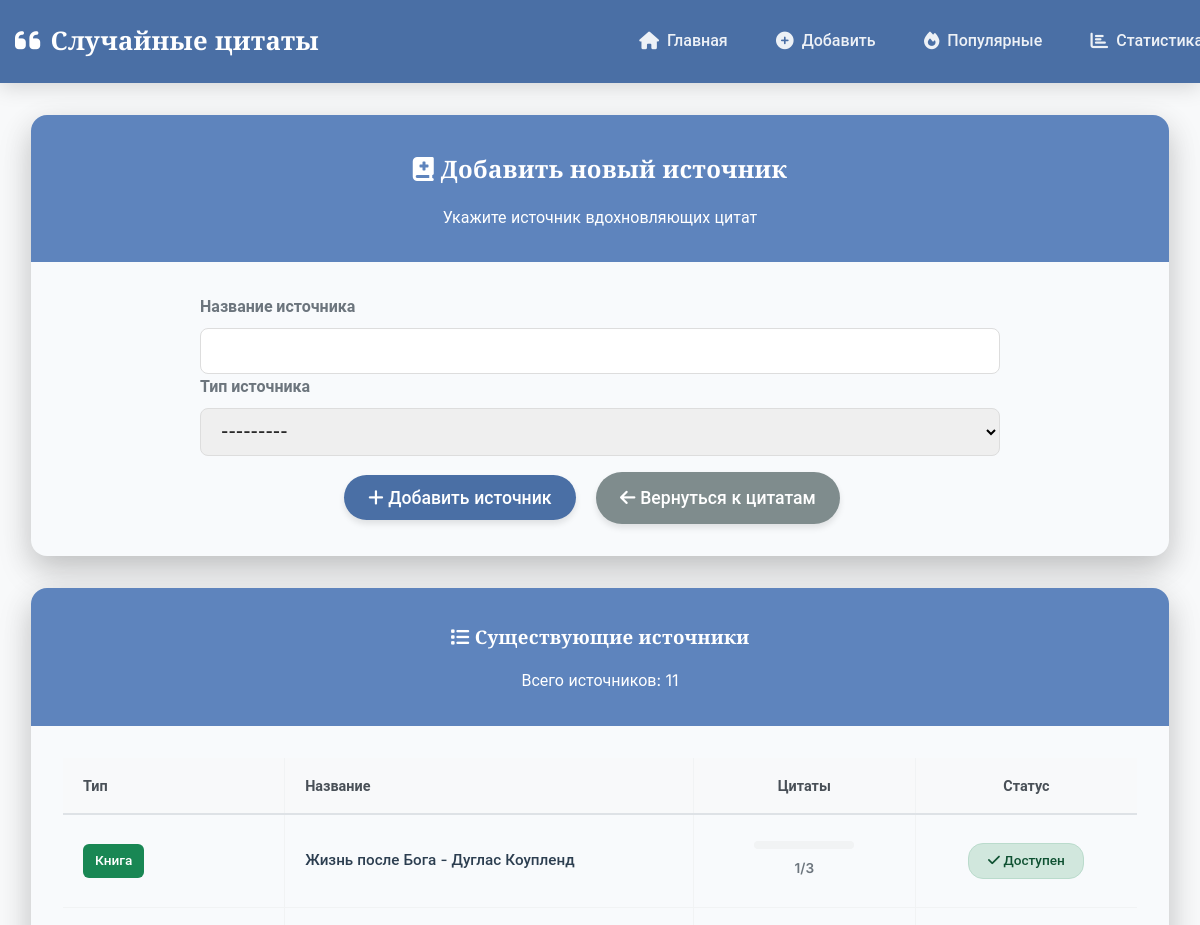
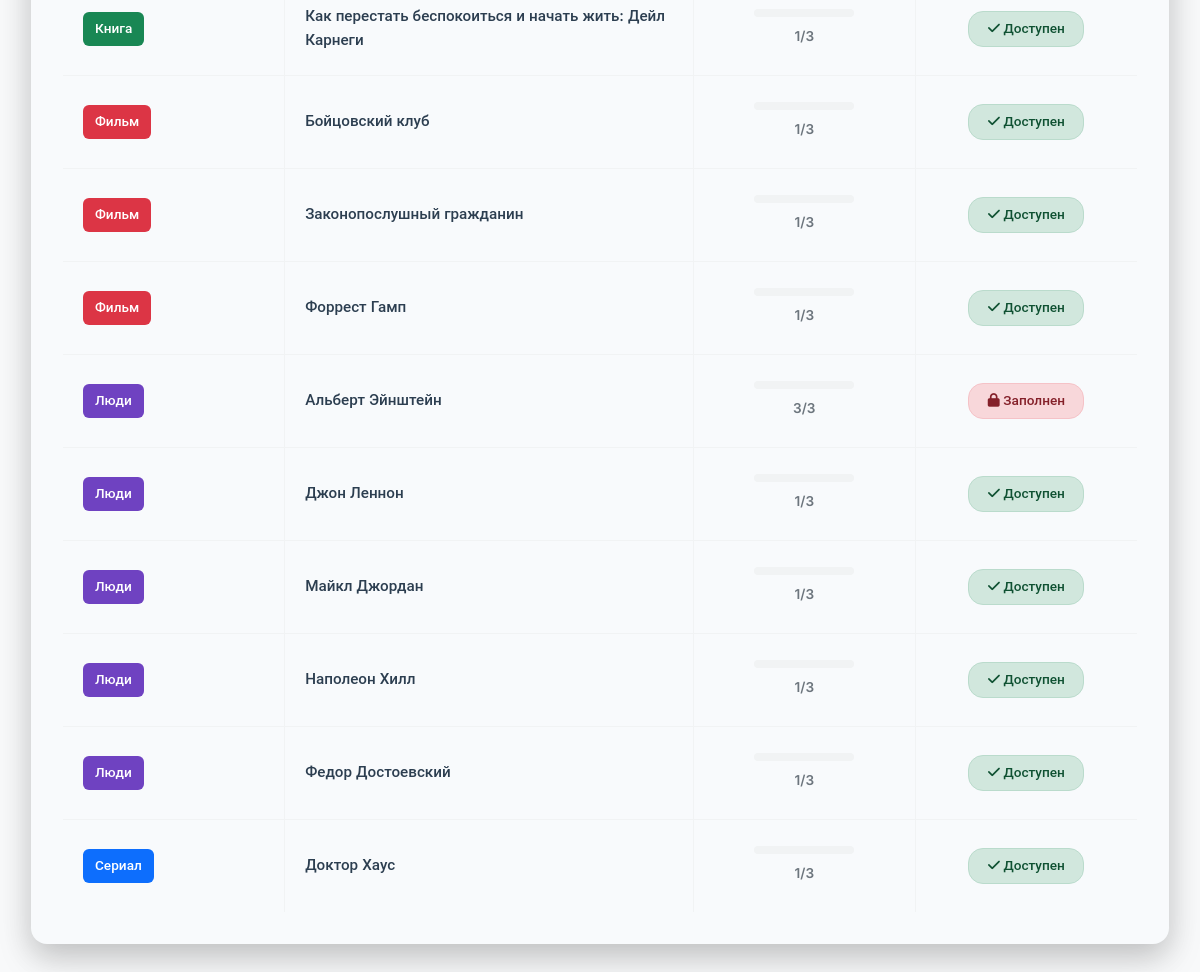
/add/source/, run on the app's committed database (2 pictures, top to bottom).
### quotes/models.py (models this page shows, shortened)
class Source(models.Model):
    TYPE_CHOICES = [
        ('movie', 'Фильм'),
        ('book', 'Книга'),
        ('series', 'Сериал'),
        ('game', 'Игра'),
        ('person', 'Люди'),
        ('other', 'Другое'),
    ]
    name = models.CharField(max_length=200, verbose_name="Название")
    type = models.CharField(max_length=20, choices=TYPE_CHOICES, verbose_name="Тип")
    created_at = models.DateTimeField(auto_now_add=True)
    class Meta:
        unique_together = ['name', 'type']

### quotes/views.py (the view)
# urls.py: path('add/source/', views.add_source, name='add_source'),
def add_source(request):
    sources = Source.objects.all().order_by('type', 'name')
    if request.method == 'POST':
        form = SourceForm(request.POST)
        if form.is_valid():
            form.save()
            messages.success(request, 'Источник успешно добавлен!')
            return redirect('add_quote')
        else:
            for field, errors in form.errors.items():
                for error in errors:
                    messages.error(request, f"{error}")
    else:
        form = SourceForm()
    return render(request, 'quotes/add_source.html', {
        'form': form,
        'sources': sources
    })

### quotes/forms.py (shortened to what this page needs)
class SourceForm(forms.ModelForm):
    class Meta:
        model = Source
        fields = ['name', 'type']
        widgets = {
            'name': forms.TextInput(attrs={'class': 'form-control'}),
            'type': forms.Select(attrs={'class': 'form-control'}),
        }
        error_messages = {
            'name': {
                'unique': _("Источник с таким названием и типом уже существует"),
            },
        }

### quotes/templates/quotes/add_source.html (shortened to what this page needs)
{% extends 'quotes/base.html' %}
{% block content %}
<div class="quote-container">
    <div class="quote-card fade-in">
        <div class="card-header text-center">
            <h2><i class="fas fa-book-medical"></i> Добавить новый источник</h2>
            <p class="mb-0">Укажите источник вдохновляющих цитат</p>
        </div>
        <div class="card-body">
            <form method="post" class="quote-form">
                <div class="form-fields">
                    <div class="mb-3">
                        <label for="{{ form.name.id_for_label }}" class="form-label">
                            <strong>Название источника</strong>
                        </label>
                        {{ form.name }}
                    </div>
                    <div class="mb-3">
                        <label for="{{ form.type.id_for_label }}" class="form-label">
                            <strong>Тип источника</strong>
                        </label>
                        {{ form.type }}
                    </div>
                </div>
                <div class="form-actions text-center mt-5 pt-3">
                    <button type="submit" class="btn btn-primary">
                        <i class="fas fa-plus"></i> Добавить источник
                    </button>
                    <a href="{% url 'add_quote' %}" class="btn btn-secondary">
                        <i class="fas fa-arrow-left"></i> Вернуться к цитатам
                    </a>
                </div>
            </form>
        </div>
    </div>
    <div class="quote-card fade-in mt-4">
        <div class="card-header text-center">
            <h3><i class="fas fa-list"></i> Существующие источники</h3>
            <p class="mb-0">Всего источников: {{ sources|length }}</p>
        </div>
        <div class="card-body p-0">
            {% if sources %}
            <div class="table-container">
                <table class="sources-table">
                    <thead>
                        <tr>
                            <th class="text-start">Тип</th>
                            <th class="text-start">Название</th>
                            <th class="text-center">Цитаты</th>
                            <th class="text-center">Статус</th>
                        </tr>
                    </thead>
                    <tbody>
                        {% for source in sources %}
                        <tr class="{% if source.quote_set.count >= 3 %}table-warning{% endif %}">
                            <td class="text-start type-cell">
                                <span class="type-badge type-{{ source.type }}">
                                    {{ source.get_type_display }}
                                </span>
                            </td>
                            <td class="text-start name-cell">
                                <div class="source-name">{{ source.name }}</div>
                            </td>
                            <td class="text-center count-cell">
                                <div class="progress-container">
                                    <div class="progress" style="height: 8px;">
                                    </div>
                                    <small class="count-text">
                                        {{ source.quote_set.count }}/3
                                    </small>
                                </div>
                            </td>
                            <td class="text-center status-cell">
                                {% if source.quote_set.count >= 3 %}
                                <span class="status-badge status-full">
                                    <i class="fas fa-lock"></i> Заполнен
                                </span>
                                {% else %}
                                <span class="status-badge status-available">
                                    <i class="fas fa-check"></i> Доступен
                                </span>
                                {% endif %}
                            </td>
                        </tr>
                        {% endfor %}
                    </tbody>
                </table>
            </div>
            {% else %}
            <div class="text-center text-muted py-5">
                <i class="fas fa-inbox fa-3x mb-3"></i>
                <p class="mb-0">Нет добавленных источников</p>
                <small>Добавьте первый источник используя форму выше</small>
            </div>
            {% endif %}
        </div>
    </div>
</div>
{% endblock %}

### data on the page
Source: type "Книга", name "Жизнь после Бога - Дуглас Коупленд", quote_set.count "1", shows "Доступен"
Source: type "Книга", name "Как перестать беспокоиться и начать жить: Дейл Карнеги", quote_set.count "1", shows "Доступен"
Source: type "Фильм", name "Бойцовский клуб", quote_set.count "1", shows "Доступен"
Source: type "Фильм", name "Законопослушный гражданин", quote_set.count "1", shows "Доступен"
Source: type "Фильм", name "Форрест Гамп", quote_set.count "1", shows "Доступен"
Source: type "Люди", name "Альберт Эйнштейн", quote_set.count "3", shows "Заполнен"
Source: type "Люди", name "Джон Леннон", quote_set.count "1", shows "Доступен"
Source: type "Люди", name "Майкл Джордан", quote_set.count "1", shows "Доступен"
Source: type "Люди", name "Наполеон Хилл", quote_set.count "1", shows "Доступен"
Source: type "Люди", name "Федор Достоевский", quote_set.count "1", shows "Доступен"
Source: type "Сериал", name "Доктор Хаус", quote_set.count "1", shows "Доступен"

### other printed values
{{ sources|length }} "11"
